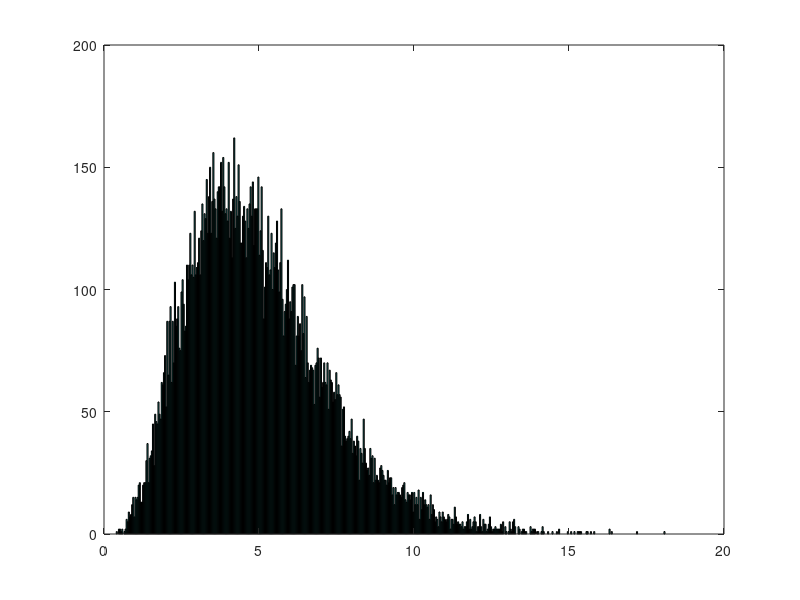

Reproduce this figure in MATLAB.

disp('Uniform, 64-bit XORSHIFT');
fid = fopen('testdata/unif01_xorshift64.txt', 'r');
data = fscanf(fid, '%f');
fclose(fid);

[h, p, k] = kstest2(data, unifrnd(0, 1, length(data), 1))

disp('Uniform, 64-bit KISS');
fid = fopen('testdata/unif01_kiss64.txt', 'r');
data = fscanf(fid, '%f');
fclose(fid);

[h, p, k] = kstest2(data, unifrnd(0, 1, length(data), 1))

disp('Transformations using the KISS generator');
disp('Exponential');
fid = fopen('testdata/exp1_64.txt', 'r');
data = fscanf(fid, '%f');
fclose(fid);

[h, p, k] = kstest2(data, exprnd(1, length(data), 1))

disp('Standard normal');
fid = fopen('testdata/normstd_64.txt', 'r');
data = fscanf(fid, '%f');
fclose(fid);

[h, p, k] = kstest2(data, normrnd(0, 1, length(data), 1))

disp('Normal');
fid = fopen('testdata/norm55_64.txt', 'r');
data = fscanf(fid, '%f');
fclose(fid);

[h, p, k] = kstest2(data, normrnd(5, 5, length(data), 1))

disp('binomial');
fid = fopen('testdata/bino2005_64.txt', 'r');
data = fscanf(fid, '%d');
fclose(fid);

[h, p, k] = kstest2(data, binornd(20, 0.5, length(data), 1))

disp('Poisson');
fid = fopen('testdata/poiss5_64.txt', 'r');
data = fscanf(fid, '%f');
fclose(fid);

[h, p, k] = kstest2(data, poissrnd(5,  length(data), 1))

disp('Gamma');
fid = fopen('testdata/gamm51_64.txt', 'r');
data = fscanf(fid, '%f');
fclose(fid);
hist(data, 500);

[h, p, k] = kstest2(data, gamrnd(5.0, 1.0,  length(data), 1))

disp('Beta');
fid = fopen('testdata/beta25_64.txt', 'r');
data = fscanf(fid, '%f');
fclose(fid);

[h, p, k] = kstest2(data, betarnd(2, 5,  length(data), 1))
